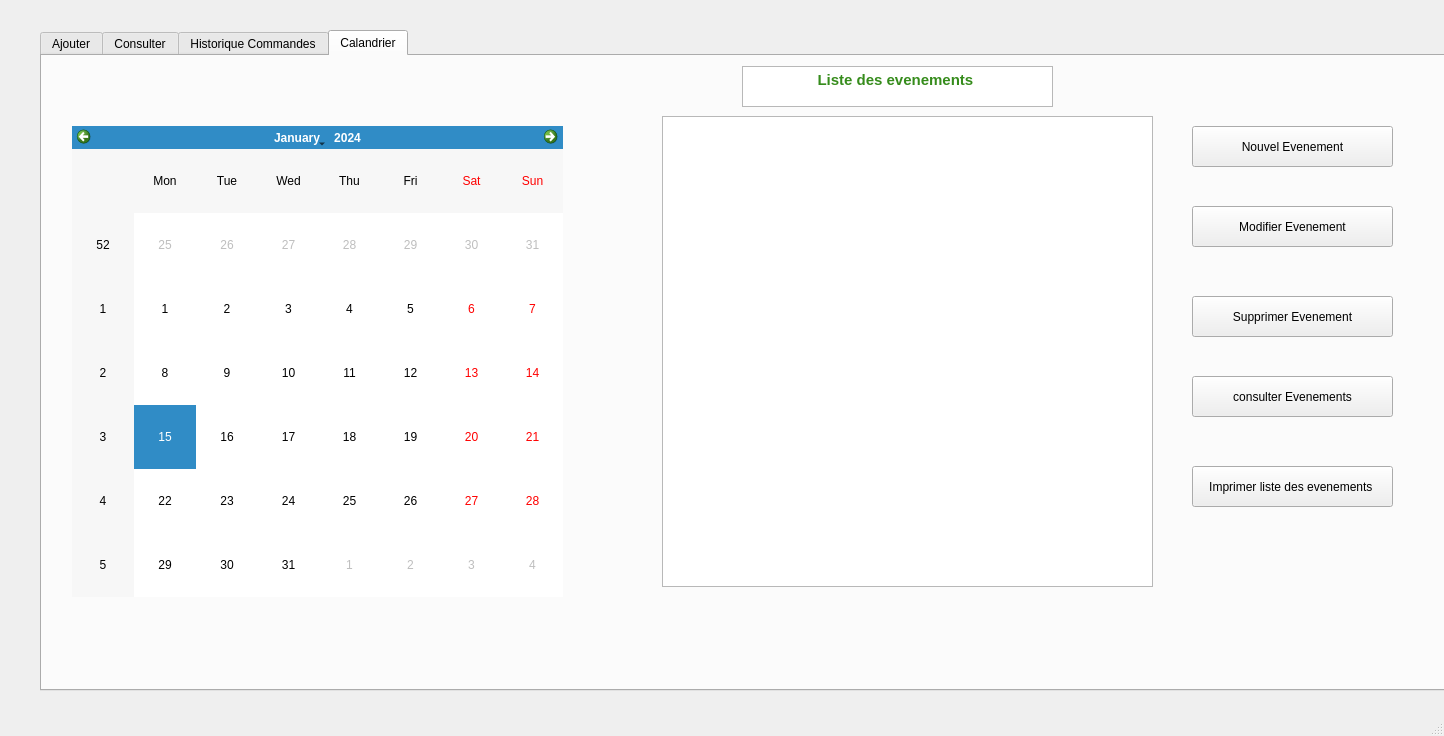
<?xml version="1.0" encoding="UTF-8"?>
<ui version="4.0">
 <class>GestionFournisseurs</class>
 <widget class="QMainWindow" name="GestionFournisseurs">
  <property name="geometry">
   <rect>
    <x>0</x>
    <y>0</y>
    <width>1444</width>
    <height>736</height>
   </rect>
  </property>
  <property name="windowTitle">
   <string>MainWindow</string>
  </property>
  <widget class="QWidget" name="centralwidget">
   <widget class="QTabWidget" name="Arduino">
    <property name="geometry">
     <rect>
      <x>40</x>
      <y>30</y>
      <width>1651</width>
      <height>661</height>
     </rect>
    </property>
    <property name="currentIndex">
     <number>3</number>
    </property>
    <widget class="QWidget" name="tab">
     <attribute name="title">
      <string>Ajouter</string>
     </attribute>
     <widget class="QLineEdit" name="le_id">
      <property name="geometry">
       <rect>
        <x>170</x>
        <y>60</y>
        <width>181</width>
        <height>41</height>
       </rect>
      </property>
      <property name="text">
       <string/>
      </property>
     </widget>
     <widget class="QLabel" name="label">
      <property name="geometry">
       <rect>
        <x>30</x>
        <y>50</y>
        <width>111</width>
        <height>51</height>
       </rect>
      </property>
      <property name="text">
       <string>identifiant :</string>
      </property>
     </widget>
     <widget class="QLabel" name="label_2">
      <property name="geometry">
       <rect>
        <x>35</x>
        <y>145</y>
        <width>71</width>
        <height>51</height>
       </rect>
      </property>
      <property name="text">
       <string>nom :</string>
      </property>
     </widget>
     <widget class="QLineEdit" name="le_nom">
      <property name="geometry">
       <rect>
        <x>170</x>
        <y>160</y>
        <width>181</width>
        <height>41</height>
       </rect>
      </property>
      <property name="maxLength">
       <number>8</number>
      </property>
     </widget>
     <widget class="QLabel" name="label_4">
      <property name="geometry">
       <rect>
        <x>510</x>
        <y>55</y>
        <width>131</width>
        <height>41</height>
       </rect>
      </property>
      <property name="text">
       <string>adresse e-mail:</string>
      </property>
     </widget>
     <widget class="QLineEdit" name="le_ad_mail">
      <property name="geometry">
       <rect>
        <x>690</x>
        <y>60</y>
        <width>181</width>
        <height>41</height>
       </rect>
      </property>
     </widget>
     <widget class="QLabel" name="label_3">
      <property name="geometry">
       <rect>
        <x>500</x>
        <y>255</y>
        <width>141</width>
        <height>41</height>
       </rect>
      </property>
      <property name="text">
       <string>numéro de téléphone:</string>
      </property>
     </widget>
     <widget class="QLineEdit" name="le_num">
      <property name="geometry">
       <rect>
        <x>690</x>
        <y>260</y>
        <width>181</width>
        <height>41</height>
       </rect>
      </property>
      <property name="maxLength">
       <number>8</number>
      </property>
     </widget>
     <widget class="QLabel" name="label_7">
      <property name="geometry">
       <rect>
        <x>510</x>
        <y>150</y>
        <width>121</width>
        <height>41</height>
       </rect>
      </property>
      <property name="text">
       <string>adresse:</string>
      </property>
     </widget>
     <widget class="QPushButton" name="pushButton1">
      <property name="geometry">
       <rect>
        <x>300</x>
        <y>500</y>
        <width>141</width>
        <height>41</height>
       </rect>
      </property>
      <property name="text">
       <string>ajouter</string>
      </property>
     </widget>
     <widget class="QComboBox" name="comboBox_ad">
      <property name="geometry">
       <rect>
        <x>690</x>
        <y>150</y>
        <width>181</width>
        <height>41</height>
       </rect>
      </property>
      <item>
       <property name="text">
        <string>choisir</string>
       </property>
      </item>
      <item>
       <property name="text">
        <string>tunis</string>
       </property>
      </item>
      <item>
       <property name="text">
        <string>sousse</string>
       </property>
      </item>
      <item>
       <property name="text">
        <string>monsatir</string>
       </property>
      </item>
      <item>
       <property name="text">
        <string>bizerte</string>
       </property>
      </item>
      <item>
       <property name="text">
        <string>mahdia</string>
       </property>
      </item>
      <item>
       <property name="text">
        <string>gabes</string>
       </property>
      </item>
      <item>
       <property name="text">
        <string>djerba</string>
       </property>
      </item>
      <item>
       <property name="text">
        <string>sfax</string>
       </property>
      </item>
      <item>
       <property name="text">
        <string>nabeul</string>
       </property>
      </item>
      <item>
       <property name="text">
        <string>jandouba</string>
       </property>
      </item>
      <item>
       <property name="text">
        <string>beja</string>
       </property>
      </item>
      <item>
       <property name="text">
        <string>kef</string>
       </property>
      </item>
      <item>
       <property name="text">
        <string>kairaoun</string>
       </property>
      </item>
      <item>
       <property name="text">
        <string>douze</string>
       </property>
      </item>
      <item>
       <property name="text">
        <string>tataouine</string>
       </property>
      </item>
      <item>
       <property name="text">
        <string>gafsa</string>
       </property>
      </item>
      <item>
       <property name="text">
        <string>gasrine</string>
       </property>
      </item>
     </widget>
     <widget class="QLabel" name="label_9">
      <property name="geometry">
       <rect>
        <x>520</x>
        <y>380</y>
        <width>111</width>
        <height>31</height>
       </rect>
      </property>
      <property name="text">
       <string>nom produit:</string>
      </property>
     </widget>
     <widget class="QComboBox" name="comboBox_produit">
      <property name="geometry">
       <rect>
        <x>700</x>
        <y>370</y>
        <width>181</width>
        <height>41</height>
       </rect>
      </property>
      <item>
       <property name="text">
        <string>choisir</string>
       </property>
      </item>
      <item>
       <property name="text">
        <string>ble biologique</string>
       </property>
      </item>
      <item>
       <property name="text">
        <string>outils agricoles</string>
       </property>
      </item>
      <item>
       <property name="text">
        <string>semences</string>
       </property>
      </item>
      <item>
       <property name="text">
        <string>lait</string>
       </property>
      </item>
      <item>
       <property name="text">
        <string>plantes</string>
       </property>
      </item>
      <item>
       <property name="text">
        <string>Compost</string>
       </property>
      </item>
      <item>
       <property name="text">
        <string>Engrais organiques</string>
       </property>
      </item>
      <item>
       <property name="text">
        <string>Engrais chimiques</string>
       </property>
      </item>
      <item>
       <property name="text">
        <string>Fongicides</string>
       </property>
      </item>
      <item>
       <property name="text">
        <string>Tracteurs</string>
       </property>
      </item>
      <item>
       <property name="text">
        <string>Tuyaux d'irrigation</string>
       </property>
      </item>
      <item>
       <property name="text">
        <string>Nourriture pour animaux</string>
       </property>
      </item>
      <item>
       <property name="text">
        <string>Bois de construction</string>
       </property>
      </item>
      <item>
       <property name="text">
        <string>Générateurs biodégradables</string>
       </property>
      </item>
     </widget>
     <widget class="QPushButton" name="pushButton2">
      <property name="geometry">
       <rect>
        <x>510</x>
        <y>500</y>
        <width>131</width>
        <height>41</height>
       </rect>
      </property>
      <property name="text">
       <string>Anuuler</string>
      </property>
     </widget>
     <widget class="QLabel" name="label_11">
      <property name="geometry">
       <rect>
        <x>40</x>
        <y>265</y>
        <width>91</width>
        <height>31</height>
       </rect>
      </property>
      <property name="text">
       <string>prenom :</string>
      </property>
     </widget>
     <widget class="QLineEdit" name="le_prenom">
      <property name="geometry">
       <rect>
        <x>170</x>
        <y>260</y>
        <width>181</width>
        <height>41</height>
       </rect>
      </property>
      <property name="styleSheet">
       <string notr="true"/>
      </property>
     </widget>
    </widget>
    <widget class="QWidget" name="tab_1">
     <attribute name="title">
      <string>Consulter</string>
     </attribute>
     <widget class="QTableView" name="tabFOURNISSEUR">
      <property name="geometry">
       <rect>
        <x>90</x>
        <y>20</y>
        <width>911</width>
        <height>571</height>
       </rect>
      </property>
     </widget>
     <widget class="QPushButton" name="pushButton_4">
      <property name="geometry">
       <rect>
        <x>1060</x>
        <y>110</y>
        <width>211</width>
        <height>31</height>
       </rect>
      </property>
      <property name="text">
       <string>ordonner selon nom de produits </string>
      </property>
     </widget>
     <widget class="QPushButton" name="pushButton_fichierpdf">
      <property name="geometry">
       <rect>
        <x>1060</x>
        <y>170</y>
        <width>211</width>
        <height>28</height>
       </rect>
      </property>
      <property name="text">
       <string>Imprimer la liste des fournissurs</string>
      </property>
     </widget>
     <widget class="QPushButton" name="pushButton_update_tab">
      <property name="geometry">
       <rect>
        <x>1060</x>
        <y>220</y>
        <width>211</width>
        <height>28</height>
       </rect>
      </property>
      <property name="text">
       <string>Actualiser</string>
      </property>
     </widget>
     <widget class="QPushButton" name="pushButton_7">
      <property name="geometry">
       <rect>
        <x>1060</x>
        <y>60</y>
        <width>211</width>
        <height>28</height>
       </rect>
      </property>
      <property name="text">
       <string>Statistiques</string>
      </property>
     </widget>
     <widget class="QLineEdit" name="le_rech_nom">
      <property name="geometry">
       <rect>
        <x>720</x>
        <y>610</y>
        <width>141</width>
        <height>31</height>
       </rect>
      </property>
     </widget>
     <widget class="QPushButton" name="pushButton_rech_par_nom">
      <property name="geometry">
       <rect>
        <x>880</x>
        <y>610</y>
        <width>111</width>
        <height>31</height>
       </rect>
      </property>
      <property name="text">
       <string>Recherche</string>
      </property>
     </widget>
     <widget class="QPushButton" name="pushButton_supp_id">
      <property name="geometry">
       <rect>
        <x>1250</x>
        <y>350</y>
        <width>111</width>
        <height>31</height>
       </rect>
      </property>
      <property name="text">
       <string>Supprimer</string>
      </property>
     </widget>
     <widget class="QLineEdit" name="le_supp_id">
      <property name="geometry">
       <rect>
        <x>1060</x>
        <y>320</y>
        <width>141</width>
        <height>41</height>
       </rect>
      </property>
     </widget>
     <widget class="QPushButton" name="pushButton">
      <property name="geometry">
       <rect>
        <x>1250</x>
        <y>310</y>
        <width>111</width>
        <height>31</height>
       </rect>
      </property>
      <property name="text">
       <string>Modifier</string>
      </property>
     </widget>
    </widget>
    <widget class="QWidget" name="tab_5">
     <attribute name="title">
      <string>Historique Commandes</string>
     </attribute>
     <widget class="QTableView" name="tab_historique">
      <property name="geometry">
       <rect>
        <x>30</x>
        <y>110</y>
        <width>741</width>
        <height>361</height>
       </rect>
      </property>
      <property name="styleSheet">
       <string notr="true"/>
      </property>
     </widget>
     <widget class="QLabel" name="label_10">
      <property name="geometry">
       <rect>
        <x>60</x>
        <y>40</y>
        <width>121</width>
        <height>41</height>
       </rect>
      </property>
      <property name="text">
       <string>Nom Fournisseur :</string>
      </property>
     </widget>
     <widget class="QComboBox" name="comboBox_historique">
      <property name="geometry">
       <rect>
        <x>220</x>
        <y>40</y>
        <width>191</width>
        <height>41</height>
       </rect>
      </property>
      <item>
       <property name="text">
        <string>choisir</string>
       </property>
      </item>
     </widget>
     <widget class="QPushButton" name="pushButton_5">
      <property name="geometry">
       <rect>
        <x>540</x>
        <y>510</y>
        <width>231</width>
        <height>31</height>
       </rect>
      </property>
      <property name="text">
       <string>Imprimer la liste des commandes </string>
      </property>
     </widget>
    </widget>
    <widget class="QWidget" name="tab_6">
     <attribute name="title">
      <string>Calandrier</string>
     </attribute>
     <widget class="QCalendarWidget" name="calendarWidget_event">
      <property name="geometry">
       <rect>
        <x>30</x>
        <y>70</y>
        <width>491</width>
        <height>471</height>
       </rect>
      </property>
     </widget>
     <widget class="QPushButton" name="pushButton_ajout_event">
      <property name="geometry">
       <rect>
        <x>1150</x>
        <y>70</y>
        <width>201</width>
        <height>41</height>
       </rect>
      </property>
      <property name="text">
       <string>Nouvel Evenement</string>
      </property>
     </widget>
     <widget class="QPushButton" name="pushButton_modif_Event">
      <property name="geometry">
       <rect>
        <x>1150</x>
        <y>150</y>
        <width>201</width>
        <height>41</height>
       </rect>
      </property>
      <property name="text">
       <string>Modifier Evenement</string>
      </property>
     </widget>
     <widget class="QPushButton" name="pushButton_supprimer_event">
      <property name="geometry">
       <rect>
        <x>1150</x>
        <y>240</y>
        <width>201</width>
        <height>41</height>
       </rect>
      </property>
      <property name="text">
       <string>Supprimer Evenement</string>
      </property>
     </widget>
     <widget class="QPushButton" name="pushButton_consulter_event">
      <property name="geometry">
       <rect>
        <x>1150</x>
        <y>320</y>
        <width>201</width>
        <height>41</height>
       </rect>
      </property>
      <property name="text">
       <string>consulter Evenements</string>
      </property>
     </widget>
     <widget class="QTableWidget" name="list_EVENT">
      <property name="geometry">
       <rect>
        <x>620</x>
        <y>60</y>
        <width>491</width>
        <height>471</height>
       </rect>
      </property>
     </widget>
     <widget class="QPushButton" name="pushButton_eventpdf">
      <property name="geometry">
       <rect>
        <x>1150</x>
        <y>410</y>
        <width>201</width>
        <height>41</height>
       </rect>
      </property>
      <property name="text">
       <string>Imprimer liste des evenements </string>
      </property>
     </widget>
     <widget class="QTextEdit" name="textEdit">
      <property name="geometry">
       <rect>
        <x>700</x>
        <y>10</y>
        <width>311</width>
        <height>41</height>
       </rect>
      </property>
      <property name="html">
       <string>&lt;!DOCTYPE HTML PUBLIC &quot;-//W3C//DTD HTML 4.0//EN&quot; &quot;http://www.w3.org/TR/REC-html40/strict.dtd&quot;&gt;
&lt;html&gt;&lt;head&gt;&lt;meta name=&quot;qrichtext&quot; content=&quot;1&quot; /&gt;&lt;style type=&quot;text/css&quot;&gt;
p, li { white-space: pre-wrap; }
&lt;/style&gt;&lt;/head&gt;&lt;body style=&quot; font-family:'MS Shell Dlg 2'; font-size:7.8pt; font-weight:400; font-style:normal;&quot;&gt;
&lt;p align=&quot;center&quot; style=&quot; margin-top:12px; margin-bottom:12px; margin-left:0px; margin-right:0px; -qt-block-indent:0; text-indent:0px;&quot;&gt;&lt;span style=&quot; font-family:'MS Shell Dlg 2'; font-size:11pt; font-weight:600; color:#368c1c;&quot;&gt;Liste des evenements &lt;/span&gt;&lt;/p&gt;&lt;/body&gt;&lt;/html&gt;</string>
      </property>
     </widget>
    </widget>
   </widget>
  </widget>
  <widget class="QMenuBar" name="menubar">
   <property name="geometry">
    <rect>
     <x>0</x>
     <y>0</y>
     <width>1444</width>
     <height>26</height>
    </rect>
   </property>
  </widget>
  <widget class="QStatusBar" name="statusbar"/>
 </widget>
 <resources/>
 <connections/>
</ui>
